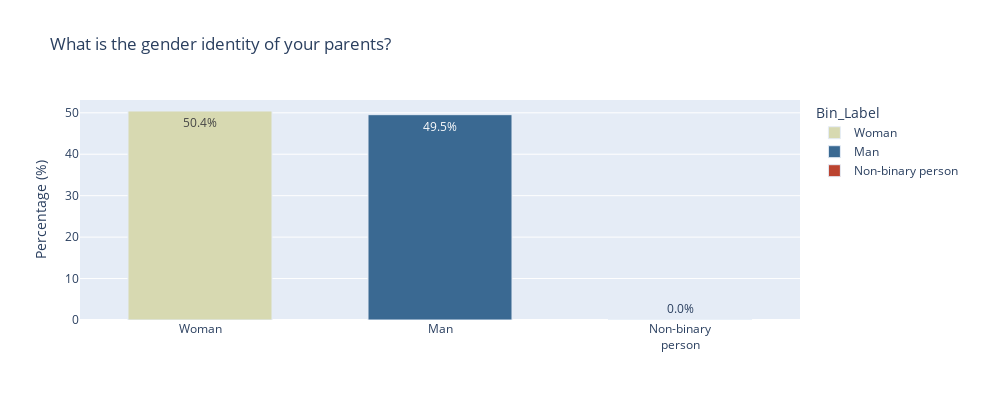
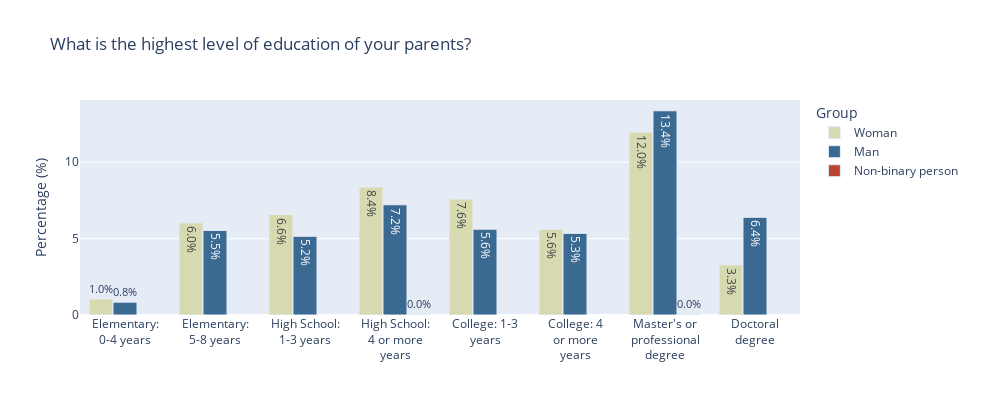
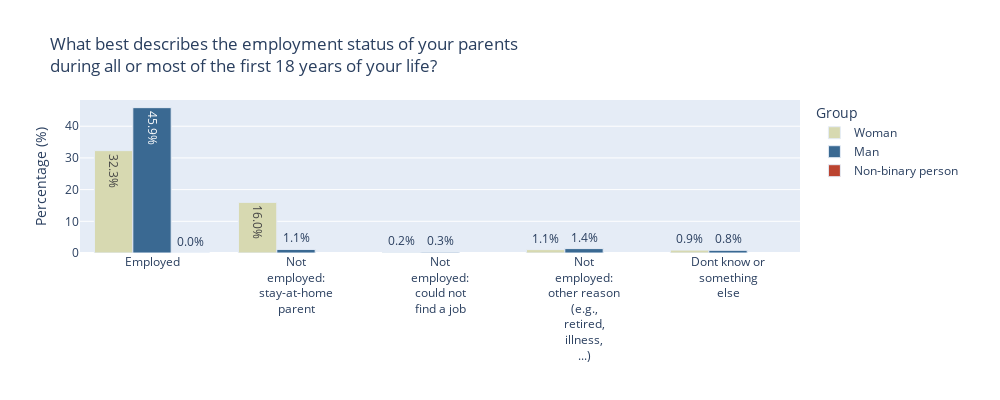
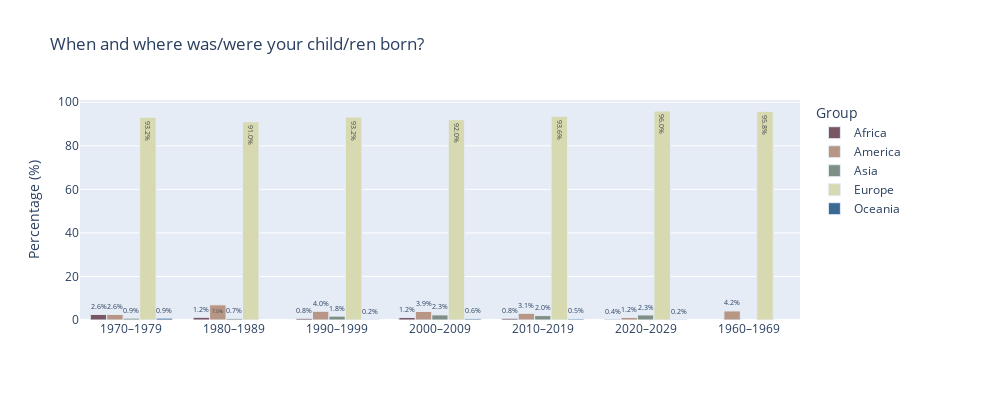

These figures' notebook cell, in order:
### Code cell
# MatrixChoice Question
# true identification of the parent (their gender or identity) only exists because anchored with DE14. We assume in further questions they will keep the order to answer to the gender to parent 1 and gender of parent 2.

#df, df_raw = load_survey_data(file_path="../data/parenthood_test_QMatrix.xlsx")

gender_lookup = {}

multiple_choice_question_ids = ["DE14", "DE15", "DE16", "DE23", "PL1",]# "PL2"]#, "PL4", "PL6", "PL7", "PL9", "CS1", "CS3", "CC1", "CC2", "GB4", "GB5", ] #DE23?

for qid in multiple_choice_question_ids:
    q = MatrixQuestion(qid, df, meta, gender_lookup=gender_lookup)
    fig = q.distribution(display=False)
    if fig is not None:
        fig.show()

### Figure 1 — Plotly figure (JSON) as saved in the notebook; plotly's stock layout.template omitted (floating-point values rounded to 4 significant figures)
{"data": [{"customdata": [[5012]], "hovertemplate": "Bin_Label=%{x}<br>Percentage=%{y}<br>text=%{text}<br>Count=%{customdata[0]}<extra></extra>", "legendgroup": "Woman", "marker": {"color": "#D7D9B1", "line": {"width": 1}, "pattern": {"shape": ""}}, "name": "Woman", "orientation": "v", "showlegend": true, "text": ["50.4%"], "textposition": "auto", "type": "bar", "width": [0.6, 0.6, 0.6], "x": ["Woman"], "xaxis": "x", "y": [50.43], "yaxis": "y"}, {"customdata": [[4924]], "hovertemplate": "Bin_Label=%{x}<br>Percentage=%{y}<br>text=%{text}<br>Count=%{customdata[0]}<extra></extra>", "legendgroup": "Man", "marker": {"color": "#3A6992", "line": {"width": 1}, "pattern": {"shape": ""}}, "name": "Man", "orientation": "v", "showlegend": true, "text": ["49.5%"], "textposition": "auto", "type": "bar", "width": [0.6, 0.6, 0.6], "x": ["Man"], "xaxis": "x", "y": [49.55], "yaxis": "y"}, {"customdata": [[2]], "hovertemplate": "Bin_Label=%{x}<br>Percentage=%{y}<br>text=%{text}<br>Count=%{customdata[0]}<extra></extra>", "legendgroup": "Non-binary person", "marker": {"color": "#BB4430", "line": {"width": 1}, "pattern": {"shape": ""}}, "name": "Non-binary person", "orientation": "v", "showlegend": true, "text": ["0.0%"], "textposition": "auto", "type": "bar", "width": [0.6, 0.6, 0.6], "x": ["Non-binary person"], "xaxis": "x", "y": [0.02012], "yaxis": "y"}], "layout": {"barmode": "relative", "height": 400, "legend": {"title": {"text": "Bin_Label"}, "tracegroupgap": 0}, "margin": {"r": 200}, "title": {"text": "What is the gender identity of your parents?"}, "width": 1000, "xaxis": {"anchor": "y", "categoryarray": ["Woman", "Man", "Non-binary person"], "categoryorder": "array", "domain": [0, 1], "tickfont": {"size": 12}, "tickmode": "array", "ticktext": ["Woman", "Man", "Non-binary<br>person"], "tickvals": ["Woman", "Man", "Non-binary person"], "title": {"text": ""}}, "yaxis": {"anchor": "x", "domain": [0, 1], "title": {"text": "Percentage (%)"}}}}

### Figure 2 — Plotly figure (JSON) as saved in the notebook; plotly's stock layout.template omitted (floating-point values rounded to 4 significant figures)
{"data": [{"alignmentgroup": "True", "customdata": [[750], [554], [325], [103], [596], [650], [828], [1183]], "hovertemplate": "Group=Woman<br>Bin_Label=%{x}<br>Percentage=%{y}<br>text=%{text}<br>Count=%{customdata[0]}<extra></extra>", "legendgroup": "Woman", "marker": {"color": "#D7D9B1", "line": {"width": 1}, "pattern": {"shape": ""}}, "name": "Woman", "offsetgroup": "Woman", "orientation": "v", "showlegend": true, "text": ["7.6%", "5.6%", "3.3%", "1.0%", "6.0%", "6.6%", "8.4%", "12.0%"], "textposition": "auto", "type": "bar", "x": ["College: 1-3 years", "College: 4 or more years", "Doctoral degree", "Elementary: 0-4 years", "Elementary: 5-8 years", "High School: 1-3 years", "High School: 4 or more years", "Master's or professional degree"], "xaxis": "x", "y": [7.592, 5.608, 3.29, 1.043, 6.033, 6.58, 8.381, 11.97], "yaxis": "y"}, {"alignmentgroup": "True", "customdata": [[555], [528], [632], [83], [547], [509], [713], [1321]], "hovertemplate": "Group=Man<br>Bin_Label=%{x}<br>Percentage=%{y}<br>text=%{text}<br>Count=%{customdata[0]}<extra></extra>", "legendgroup": "Man", "marker": {"color": "#3A6992", "line": {"width": 1}, "pattern": {"shape": ""}}, "name": "Man", "offsetgroup": "Man", "orientation": "v", "showlegend": true, "text": ["5.6%", "5.3%", "6.4%", "0.8%", "5.5%", "5.2%", "7.2%", "13.4%"], "textposition": "auto", "type": "bar", "x": ["College: 1-3 years", "College: 4 or more years", "Doctoral degree", "Elementary: 0-4 years", "Elementary: 5-8 years", "High School: 1-3 years", "High School: 4 or more years", "Master's or professional degree"], "xaxis": "x", "y": [5.618, 5.345, 6.397, 0.8402, 5.537, 5.152, 7.217, 13.37], "yaxis": "y"}, {"alignmentgroup": "True", "customdata": [[1], [1]], "hovertemplate": "Group=Non-binary person<br>Bin_Label=%{x}<br>Percentage=%{y}<br>text=%{text}<br>Count=%{customdata[0]}<extra></extra>", "legendgroup": "Non-binary person", "marker": {"color": "#BB4430", "line": {"width": 1}, "pattern": {"shape": ""}}, "name": "Non-binary person", "offsetgroup": "Non-binary person", "orientation": "v", "showlegend": true, "text": ["0.0%", "0.0%"], "textposition": "auto", "type": "bar", "x": ["High School: 4 or more years", "Master's or professional degree"], "xaxis": "x", "y": [0.01012, 0.01012], "yaxis": "y"}], "layout": {"barmode": "group", "height": 400, "legend": {"title": {"text": "Group"}, "tracegroupgap": 0}, "margin": {"r": 200}, "title": {"text": "What is the highest level of education of your parents?"}, "width": 1000, "xaxis": {"anchor": "y", "categoryarray": ["Elementary: 0-4 years", "Elementary: 5-8 years", "High School: 1-3 years", "High School: 4 or more years", "College: 1-3 years", "College: 4 or more years", "Master's or professional degree", "Doctoral degree", "Dont know"], "categoryorder": "array", "domain": [0, 1], "tickfont": {"size": 12}, "tickmode": "array", "ticktext": ["Elementary:<br>0-4 years", "Elementary:<br>5-8 years", "High School:<br>1-3 years", "High School:<br>4 or more<br>years", "College: 1-3<br>years", "College: 4<br>or more<br>years", "Master's or<br>professional<br>degree", "Doctoral<br>degree", "Dont know"], "tickvals": ["Elementary: 0-4 years", "Elementary: 5-8 years", "High School: 1-3 years", "High School: 4 or more years", "College: 1-3 years", "College: 4 or more years", "Master's or professional degree", "Doctoral degree", "Dont know"], "title": {"text": ""}}, "yaxis": {"anchor": "x", "domain": [0, 1], "title": {"text": "Percentage (%)"}}}}

### Figure 3 — Plotly figure (JSON) as saved in the notebook; plotly's stock layout.template omitted (floating-point values rounded to 4 significant figures)
{"data": [{"alignmentgroup": "True", "customdata": [[91], [3196], [19], [106], [1581]], "hovertemplate": "Group=Woman<br>Bin_Label=%{x}<br>Percentage=%{y}<br>text=%{text}<br>Count=%{customdata[0]}<extra></extra>", "legendgroup": "Woman", "marker": {"color": "#D7D9B1", "line": {"width": 1}, "pattern": {"shape": ""}}, "name": "Woman", "offsetgroup": "Woman", "orientation": "v", "showlegend": true, "text": ["0.9%", "32.3%", "0.2%", "1.1%", "16.0%"], "textposition": "auto", "type": "bar", "x": ["Dont know or something else", "Employed", "Not employed: could not find a job", "Not employed: other reason (e.g., retired, illness, ...)", "Not employed: stay-at-home parent"], "xaxis": "x", "y": [0.9198, 32.31, 0.1921, 1.071, 15.98], "yaxis": "y"}, {"alignmentgroup": "True", "customdata": [[84], [4537], [26], [138], [113]], "hovertemplate": "Group=Man<br>Bin_Label=%{x}<br>Percentage=%{y}<br>text=%{text}<br>Count=%{customdata[0]}<extra></extra>", "legendgroup": "Man", "marker": {"color": "#3A6992", "line": {"width": 1}, "pattern": {"shape": ""}}, "name": "Man", "offsetgroup": "Man", "orientation": "v", "showlegend": true, "text": ["0.8%", "45.9%", "0.3%", "1.4%", "1.1%"], "textposition": "auto", "type": "bar", "x": ["Dont know or something else", "Employed", "Not employed: could not find a job", "Not employed: other reason (e.g., retired, illness, ...)", "Not employed: stay-at-home parent"], "xaxis": "x", "y": [0.8491, 45.86, 0.2628, 1.395, 1.142], "yaxis": "y"}, {"alignmentgroup": "True", "customdata": [[2]], "hovertemplate": "Group=Non-binary person<br>Bin_Label=%{x}<br>Percentage=%{y}<br>text=%{text}<br>Count=%{customdata[0]}<extra></extra>", "legendgroup": "Non-binary person", "marker": {"color": "#BB4430", "line": {"width": 1}, "pattern": {"shape": ""}}, "name": "Non-binary person", "offsetgroup": "Non-binary person", "orientation": "v", "showlegend": true, "text": ["0.0%"], "textposition": "auto", "type": "bar", "x": ["Employed"], "xaxis": "x", "y": [0.02022], "yaxis": "y"}], "layout": {"barmode": "group", "height": 400, "legend": {"title": {"text": "Group"}, "tracegroupgap": 0}, "margin": {"r": 200}, "title": {"text": "What best describes the employment status of your parents<br>during all or most of the first 18 years of your life?"}, "width": 1000, "xaxis": {"anchor": "y", "categoryarray": ["Employed", "Not employed: stay-at-home parent", "Not employed: could not find a job", "Not employed: other reason (e.g., retired, illness, ...)", "Dont know or something else"], "categoryorder": "array", "domain": [0, 1], "tickfont": {"size": 12}, "tickmode": "array", "ticktext": ["Employed", "Not<br>employed:<br>stay-at-home<br>parent", "Not<br>employed:<br>could not<br>find a job", "Not<br>employed:<br>other reason<br>(e.g.,<br>retired,<br>illness,<br>...)", "Dont know or<br>something<br>else"], "tickvals": ["Employed", "Not employed: stay-at-home parent", "Not employed: could not find a job", "Not employed: other reason (e.g., retired, illness, ...)", "Dont know or something else"], "title": {"text": ""}}, "yaxis": {"anchor": "x", "domain": [0, 1], "title": {"text": "Percentage (%)"}}}}

### Figure 4 — Plotly figure (JSON) as saved in the notebook; plotly's stock layout.template omitted (floating-point values rounded to 4 significant figures)
{"data": [{"alignmentgroup": "True", "customdata": [[3], [5], [7], [21], [23], [4]], "hovertemplate": "Group=Africa<br>Value=%{x}<br>Percentage=%{y}<br>text=%{text}<br>Count=%{customdata[0]}<extra></extra>", "legendgroup": "Africa", "marker": {"color": "#795663", "line": {"width": 1}, "pattern": {"shape": ""}}, "name": "Africa", "offsetgroup": "Africa", "orientation": "v", "showlegend": true, "text": ["2.6%", "1.2%", "0.8%", "1.2%", "0.8%", "0.4%"], "textposition": "auto", "type": "bar", "x": ["1970–1979", "1980–1989", "1990–1999", "2000–2009", "2010–2019", "2020–2029"], "xaxis": "x", "y": [2.564, 1.244, 0.7795, 1.171, 0.8036, 0.3565], "yaxis": "y"}, {"alignmentgroup": "True", "customdata": [[1], [3], [28], [36], [70], [88], [13]], "hovertemplate": "Group=America<br>Value=%{x}<br>Percentage=%{y}<br>text=%{text}<br>Count=%{customdata[0]}<extra></extra>", "legendgroup": "America", "marker": {"color": "#B89685", "line": {"width": 1}, "pattern": {"shape": ""}}, "name": "America", "offsetgroup": "America", "orientation": "v", "showlegend": true, "text": ["4.2%", "2.6%", "7.0%", "4.0%", "3.9%", "3.1%", "1.2%"], "textposition": "auto", "type": "bar", "x": ["1960–1969", "1970–1979", "1980–1989", "1990–1999", "2000–2009", "2010–2019", "2020–2029"], "xaxis": "x", "y": [4.167, 2.564, 6.965, 4.009, 3.904, 3.075, 1.159], "yaxis": "y"}, {"alignmentgroup": "True", "customdata": [[1], [3], [16], [42], [58], [26]], "hovertemplate": "Group=Asia<br>Value=%{x}<br>Percentage=%{y}<br>text=%{text}<br>Count=%{customdata[0]}<extra></extra>", "legendgroup": "Asia", "marker": {"color": "#808F85", "line": {"width": 1}, "pattern": {"shape": ""}}, "name": "Asia", "offsetgroup": "Asia", "orientation": "v", "showlegend": true, "text": ["0.9%", "0.7%", "1.8%", "2.3%", "2.0%", "2.3%"], "textposition": "auto", "type": "bar", "x": ["1970–1979", "1980–1989", "1990–1999", "2000–2009", "2010–2019", "2020–2029"], "xaxis": "x", "y": [0.8547, 0.7463, 1.782, 2.342, 2.027, 2.317], "yaxis": "y"}, {"alignmentgroup": "True", "customdata": [[23], [109], [366], [837], [1650], [2679], [1077]], "hovertemplate": "Group=Europe<br>Value=%{x}<br>Percentage=%{y}<br>text=%{text}<br>Count=%{customdata[0]}<extra></extra>", "legendgroup": "Europe", "marker": {"color": "#D7D9B1", "line": {"width": 1}, "pattern": {"shape": ""}}, "name": "Europe", "offsetgroup": "Europe", "orientation": "v", "showlegend": true, "text": ["95.8%", "93.2%", "91.0%", "93.2%", "92.0%", "93.6%", "96.0%"], "textposition": "auto", "type": "bar", "x": ["1960–1969", "1970–1979", "1980–1989", "1990–1999", "2000–2009", "2010–2019", "2020–2029"], "xaxis": "x", "y": [95.83, 93.16, 91.04, 93.21, 92.02, 93.61, 95.99], "yaxis": "y"}, {"alignmentgroup": "True", "customdata": [[1], [2], [10], [14], [2]], "hovertemplate": "Group=Oceania<br>Value=%{x}<br>Percentage=%{y}<br>text=%{text}<br>Count=%{customdata[0]}<extra></extra>", "legendgroup": "Oceania", "marker": {"color": "#3A6992", "line": {"width": 1}, "pattern": {"shape": ""}}, "name": "Oceania", "offsetgroup": "Oceania", "orientation": "v", "showlegend": true, "text": ["0.9%", "0.2%", "0.6%", "0.5%", "0.2%"], "textposition": "auto", "type": "bar", "x": ["1970–1979", "1990–1999", "2000–2009", "2010–2019", "2020–2029"], "xaxis": "x", "y": [0.8547, 0.2227, 0.5577, 0.4892, 0.1783], "yaxis": "y"}], "layout": {"barmode": "group", "height": 400, "legend": {"title": {"text": "Group"}, "tracegroupgap": 0}, "margin": {"r": 200}, "title": {"text": "When and where was/were your child/ren born?"}, "width": 1000, "xaxis": {"anchor": "y", "categoryarray": ["1970–1979", "1980–1989", "1990–1999", "2000–2009", "2010–2019", "2020–2029", "1960–1969"], "categoryorder": "array", "domain": [0, 1], "title": {"text": ""}}, "yaxis": {"anchor": "x", "domain": [0, 1], "title": {"text": "Percentage (%)"}}}}
